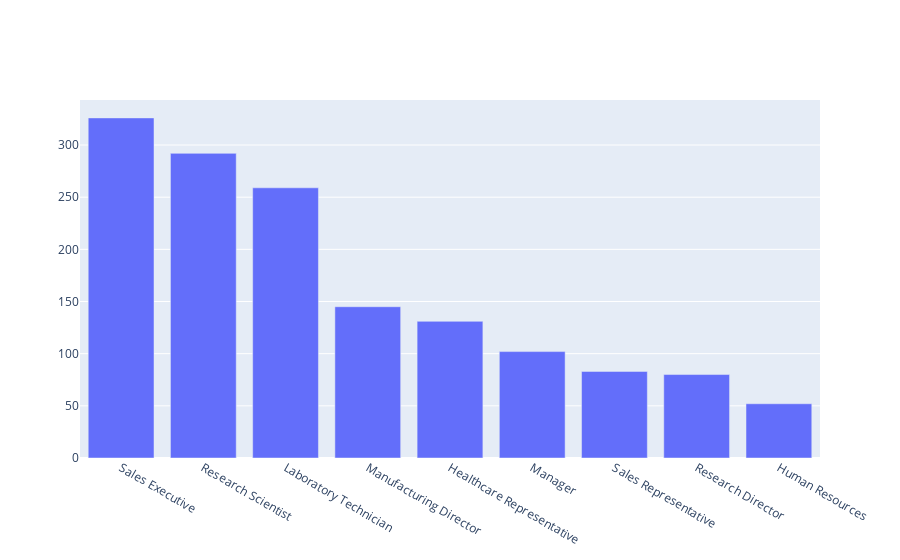

Notebook code for this chart:
### Code cell
plot_cat(df.JobRole.name)

### Figure 1 — Plotly figure (JSON) as saved in the notebook; plotly's stock layout.template omitted (floating-point values rounded to 4 significant figures)
{"data": [{"type": "bar", "x": ["Sales Executive", "Research Scientist", "Laboratory Technician", "Manufacturing Director", "Healthcare Representative", "Manager", "Sales Representative", "Research Director", "Human Resources"], "y": [326, 292, 259, 145, 131, 102, 83, 80, 52]}], "layout": {}}
